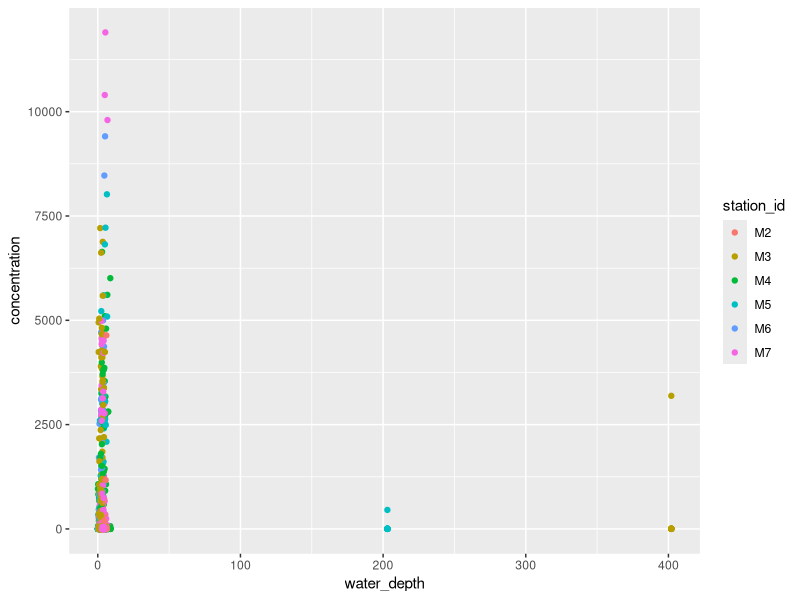
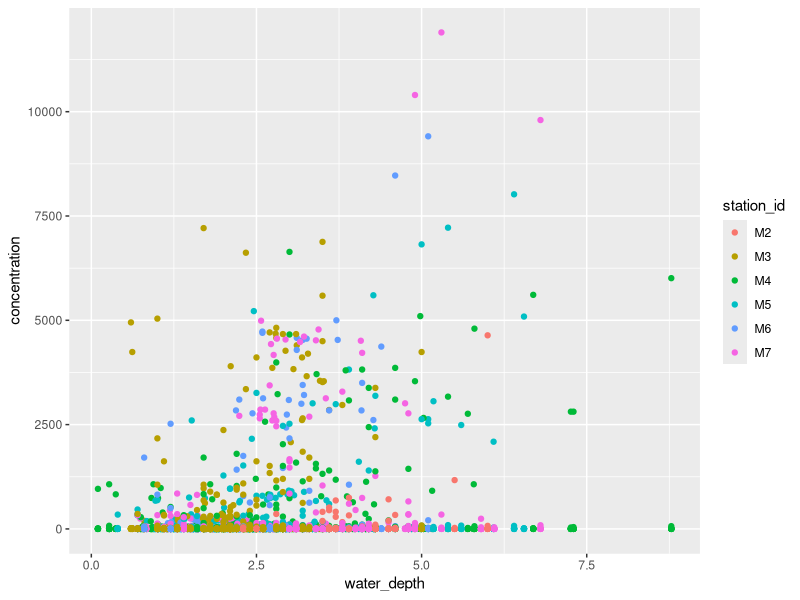

Source code (R) for these figures, in order:
#install.packages("tidyverse")
library(tidyverse)
library(lubridate)

# data download from: https://donnees.ec.gc.ca/data/substances/monitor/surface-water-quality-oil-sands-region/mainstem-water-quality-oil-sands-region/
# data file name: "MainstemWaterQuality-LTWQM-M2-M7-Metals45-EPA-2011-2018-v2.csv"
# since the file name was too long for the supplementary information upload for the WQRJ, it was shortened to "S1_MainstemWaterQuality-EPA-2011-2018-v2.csv" 

# read metals data
d <- read_csv("S1_MainstemWaterQuality-EPA-2011-2018-v2.csv", 
                     skip = 19, col_names = TRUE,
                     locale = locale(encoding = "CP1252"),
                     na = c("NR", "LC", "SI"))


# data wrangling
d %>% 
  # select only those columns containing these metals as examples
  dplyr::select(1:10, matches("ALUMINUM|MOLYBDENUM|NICKEL|VANADIUM|SELENIUM")) %>%
  # rename variable names new_name = old_name (or position)
  rename(sample_id = 1,
         project_name = 2,
         station_location_name = 3,
         station_id = 4,
         lat = 5,
         long = 6,
         sample_date = 7,
         sample_type = 8,
         matrix = 9,
         water_depth = 10,
         aluminum_dissolved = 11, 
         molybdenum_dissolved = 12,
         nickel_dissolved = 13,
         selenium_dissolved = 14,
         vanadium_dissolved = 15,
         aluminum_total = 16,
         molybdenum_total = 17,
         nickel_total = 18,
         selenium_total = 19,
         vanadium_total = 20) %>% 
  # change sample_type string
  mutate(sample_type = str_to_lower(sample_type),
         sample_type = str_replace_all(sample_type, "equal volume transect composite", "volume transect"),
         sample_type = str_replace_all(sample_type, "isokinetic transect composite - ewi", "isokinetic transect"),
         # make date-time object
         sample_date_time = ymd_hm(sample_date),
         # make date object
         sample_date = as_date(sample_date_time),
         # recode stations upstream -> downstream
         station_id = fct_recode(station_id, "M2" = "AL07DD0002",
                                                "M3" = "AL07DD0008",
                                                "M4" =  "AL07DD0004",
                                                "M5" = "AL07DD0005",
                                                "M6" = "AL07DD0009",
                                                "M7" = "AL07DD0007"),
         # relevel stations upstream -> downstream
         station_id = fct_relevel(station_id, "M2", "M3", "M4", "M5", "M6", "M7"),
         # create unique id for sampling at each station and date
         unique_id = paste(station_id, sample_date, sep = "_"),) %>% 
  filter(sample_type %in% "vertical integrated") -> d2


# change data set from wide to long format
d2 %>% 
  pivot_longer(cols = matches("vana|nick|moly|alum|selen"), 
               names_to = c(".value", "type"),
               names_sep = "_") %>% 
  pivot_longer(cols = matches("vana|nick|moly|alum|selen"),
               names_to = "metals",
               values_to = "concentration") -> d3

# exploratory plots
d3 %>% 
  ggplot(aes(water_depth, concentration, col = station_id)) + 
  geom_point()

d3 %>% 
  filter(water_depth < 200) %>% 
  ggplot(aes(water_depth, concentration, col = station_id)) + 
  geom_point()

# keep water depths smaller 200m
# remove NAs
# add month quarter and year variables to highlight them with colours in plots

d3 %>%
  filter(water_depth < 200,
         concentration != is.na(concentration)) %>% 
  mutate(day = day(sample_date), 
         mon = month(sample_date),
         qrt = quarter(sample_date),
         yr = year(sample_date)) -> d4

  
# write updated data set if needed
write_csv(d4, "S1_data_cleaned.csv")
